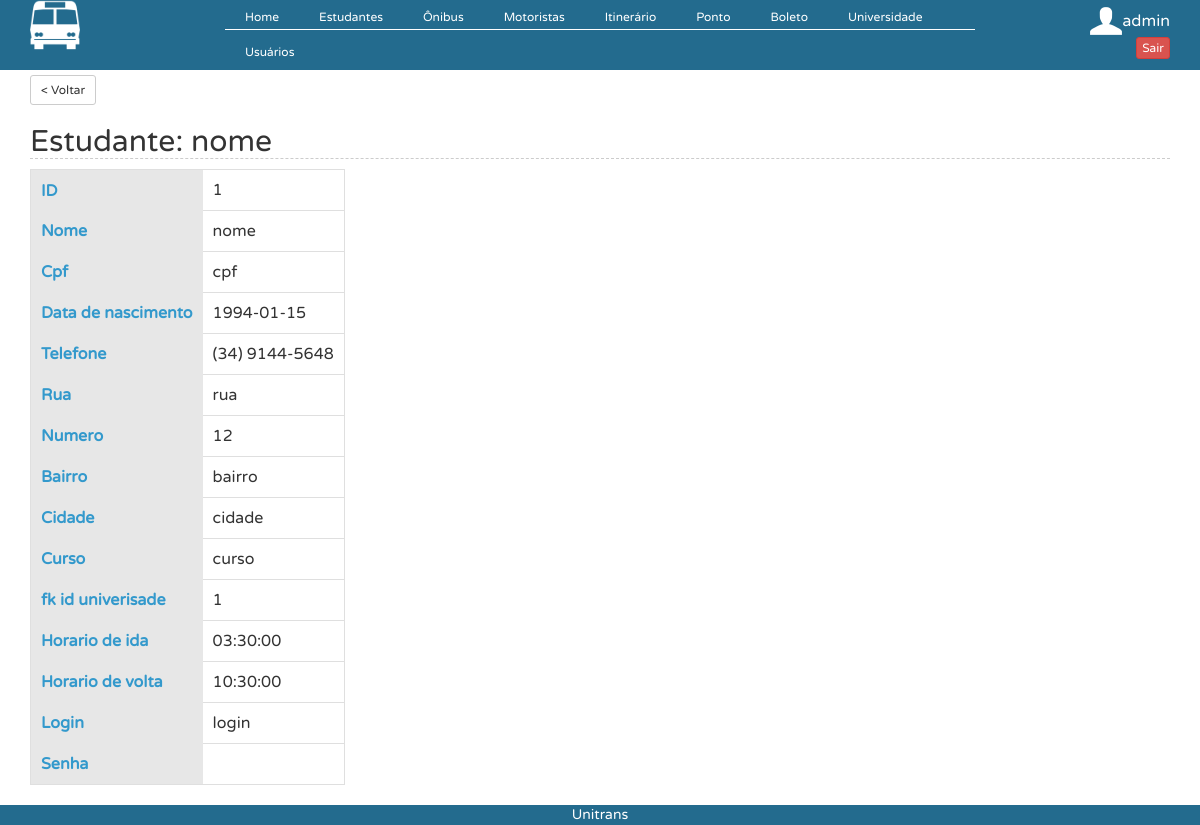
The page /?controller=estudante&action=view&id=1 (signed in) on the database as committed earlier.
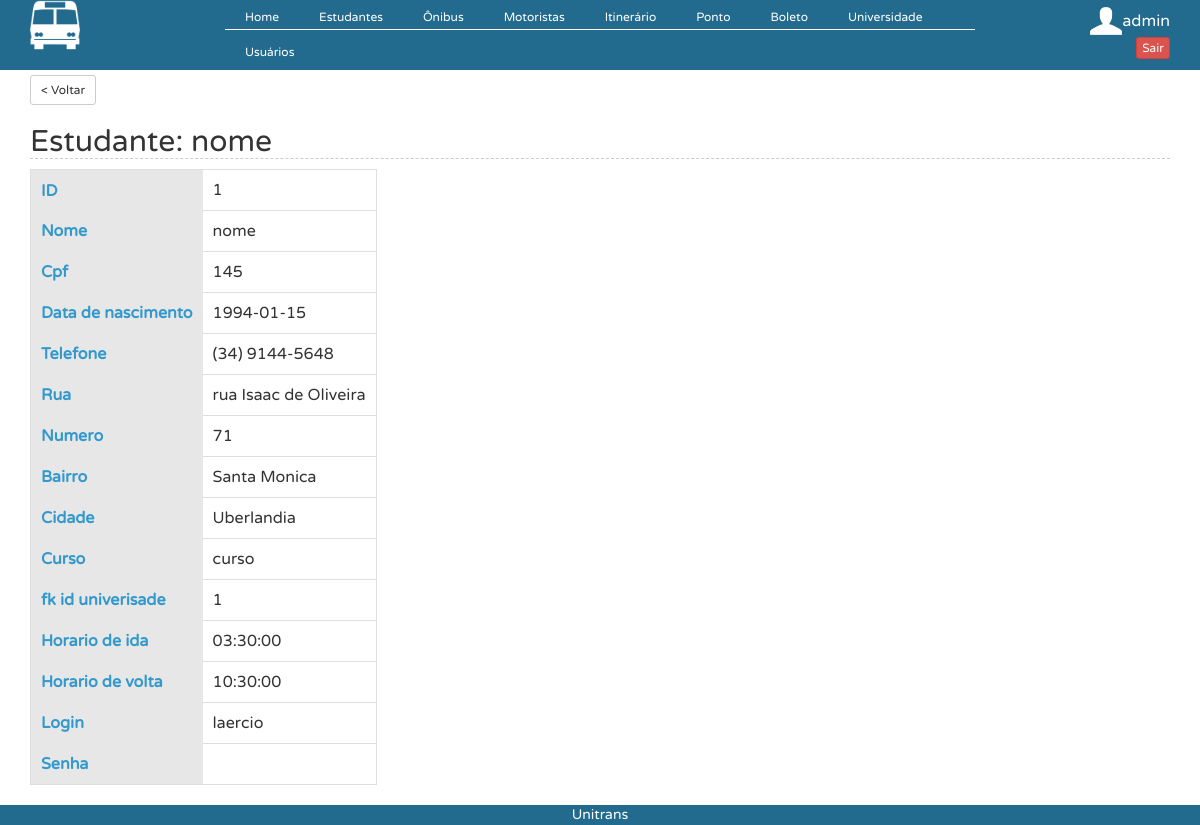
The same page on the database as committed later.
### tables this page shows
CREATE TABLE `estudante` (
  `id` int(11) NOT NULL AUTO_INCREMENT,
  `nome` varchar(45) DEFAULT NULL,
  `cpf` varchar(45) DEFAULT NULL,
  `data_de_nascimento` date DEFAULT NULL,
  `rua` varchar(45) DEFAULT NULL,
  `telefone` varchar(45) DEFAULT NULL,
  `fk_id_universidade` varchar(45) DEFAULT NULL,
  `curso` varchar(45) DEFAULT NULL,
  `login` varchar(45) DEFAULT NULL,
  `senha` varchar(45) DEFAULT NULL,
  `horario_de_ida` time DEFAULT NULL,
  `numero` int(11) DEFAULT NULL,
  `bairro` varchar(45) DEFAULT NULL,
  `cidade` varchar(45) DEFAULT NULL,
  `horario_de_volta` time DEFAULT NULL,
  `foto` varchar(100) DEFAULT NULL,
  PRIMARY KEY (`id`)
);

### controllers/EstudanteController.php (called while the page is built, shortened)
<?php
class EstudanteController {
    public function view() {
        $estudante = EstudanteDAO::find($_GET['id']);
        require_once('views/estudante/view.php');
    }
}
?>

### connection.php (called while the page is built, shortened)
<?php
  class Db {
    private static $instance = NULL;
    public static function getInstance() {
      if (!isset(self::$instance)) {
        $pdo_options[PDO::ATTR_ERRMODE] = PDO::ERRMODE_EXCEPTION;
        self::$instance = new PDO('mysql:host=localhost;dbname=teste', 'root', '123456', $pdo_options);
      }
      return self::$instance;
    }
  }
?>

### models/EstudanteDAO.php (called while the page is built, shortened)
<?php
@include_once 'models/Estudante.php';
class EstudanteDAO {
    public static function find($id) {
        $id = intval($id);
        $req = Db::getInstance()->prepare('SELECT * FROM estudante WHERE id = :id');
        $req->execute(array('id' => $id));
        return EstudanteDAO::popular($req->fetch());
    }
    public static function popular($linha) {
        $estudante = new Estudante();
        $estudante->setId($linha['id']);
        $estudante->setNome($linha['nome']);
        $estudante->setCpf($linha['cpf']);
        $estudante->setData_de_nascimento($linha['data_de_nascimento']);
        $estudante->setTelefone($linha['telefone']);
        $estudante->setRua($linha['rua']);
        $estudante->setNumero($linha['numero']);
        $estudante->setBairro($linha['bairro']);
        $estudante->setCidade($linha['cidade']);
        $estudante->setCurso($linha['curso']);
        $estudante->setfk_id_universidade($linha['fk_id_universidade']);
        $estudante->setHorario_de_ida($linha['horario_de_ida']);
        $estudante->setHorario_de_volta($linha['horario_de_volta']);
        $estudante->setLogin($linha['login']);
        $estudante->setFoto($linha['foto']);
        return $estudante;
    }
}

### models/Estudante.php (called while the page is built, shortened)
<?php
class Estudante{
    private $id;
    private $nome;
    private $cpf;
    private $data_de_nascimento;
    private $telefone;
    private $rua;
    private $numero;
    private $bairro;
    private $cidade;
    private $curso;
    private $fk_id_universidade;
    private $horario_de_ida;
    private $horario_de_volta;
    private $login;
function setId ($id){
        $this->id=$id;
    }
    function getId (){
        return $this->id;
    }
    public function getNome() {
        return $this->nome;
    }
    public function setNome($nome) {
        $this->nome = $nome;
    }
    public function getCpf() {
        return $this->cpf;
    }
    public function setCpf($cpf) {
        $this->cpf = $cpf;
    }
    public function getData_de_nascimento() {
        return $this->data_de_nascimento;
    }
    public function setData_de_nascimento($data_de_nascimento) {
        $this->data_de_nascimento = $data_de_nascimento;
    }
    public function getTelefone() {
        return $this->telefone;
    }
    public function setTelefone($telefone) {
        $this->telefone = $telefone;
    }
    public function getRua() {
        return $this->rua;
    }
    public function setRua($rua) {
        $this->rua = $rua;
    }
    public function getNumero() {
        return $this->numero;
    }
    public function setNumero($numero) {
        $this->numero = $numero;
    }
    public function getBairro() {
        return $this->bairro;
    }
    public function setBairro($bairro) {
        $this->bairro = $bairro;
    }
    public function getCidade() {
        return $this->cidade;
    }
    public function setCidade($cidade) {
        $this->cidade = $cidade;
    }
    public function getCurso() {
        return $this->curso;
    }
    public function setCurso($curso) {
        $this->curso = $curso;
    }
    public function getfk_id_universidade() {
        return $this->fk_id_universidade;
    }
    public function setfk_id_universidade($fk_id_universidade) {
        $this->fk_id_universidade = $fk_id_universidade;
    }
    public function getHorario_de_ida() {
        return $this->horario_de_ida;
    }
    public function setHorario_de_ida($horario_de_ida) {
        $this->horario_de_ida = $horario_de_ida;
    }
    public function getHorario_de_volta() {
        return $this->horario_de_volta;
    }
    public function setHorario_de_volta($horario_de_volta) {
        $this->horario_de_volta = $horario_de_volta;
    }
    public function getLogin() {
        return $this->login;
    }
    public function setLogin($login) {
        $this->login = $login;
    }
}
?>

### views/estudante/view.php (the view)
<button  onclick="javascript:history.back()" type="button" class="btn btn-default btn-sm" style="margin-top: 5px">
                    < Voltar
                </button><h2>Estudante: <?php echo $estudante->getNome();?></h2>
<table class="view">
    <tbody>
      <tr>
        <th>ID</th>
        <td><?php echo $estudante->getId() ?></td>
      </tr>
    <tr align="left">
        <th>Nome</th>
        <td><?php echo $estudante->getNome()?></td>
    </tr>
    <tr align="left">
        <th>Cpf</th>
        <td><?php echo $estudante->getCpf()?></td>
    </tr>
    <tr align="left">
        <th>Data de nascimento</th>
        <td><?php echo $estudante->getData_de_nascimento()?></td>
    </tr>
    <tr align="left">
        <th>Telefone</th>
        <td><?php echo $estudante->getTelefone()?></td>
    </tr>
    <tr align="left">
        <th>Rua</th>
        <td><?php echo $estudante->getRua()?></td>
    </tr>
    <tr align="left">
        <th>Numero</th>
        <td><?php echo $estudante->getNumero()?></td>
    </tr>
    <tr align="left">
        <th>Bairro</th>
        <td><?php echo $estudante->getBairro()?></td>
    </tr>
    <tr align="left">
        <th>Cidade</th>
        <td><?php echo $estudante->getCidade()?></td>
    </tr>
    <tr align="left">
        <th>Curso</th>
        <td><?php echo $estudante->getCurso()?></td>
    </tr>
    <tr align="left">
        <th>fk id univerisade</th>
        <td><?php echo $estudante->getfk_id_universidade()?></td>
    </tr>
    <tr align="left">
        <th>Horario de ida</th>
        <td><?php echo $estudante->getHorario_de_ida()?></td>
    </tr>
    <tr align="left">
        <th> Horario de volta</th>
        <td><?php echo $estudante->getHorario_de_volta()?></td>
    </tr>
    <tr align="left">
        <th>Login</th>
        <td><?php echo $estudante->getLogin()?></td>
    </tr>
    <tr align="left">
        <th>Senha</th>
        <td><?php echo $estudante->getSenha()?></td>
    </tr>
    </tbody>
  </table>

Rows that differ between the two databases and show on the page:
changed estudante "nome": cpf "cpf" → "145"; rua "rua" → "rua Isaac de Oliveira"; numero "12" → "71"; bairro "bairro" → "Santa Monica"; cidade "cidade" → "Uberlandia"; login "login" → "laercio"
